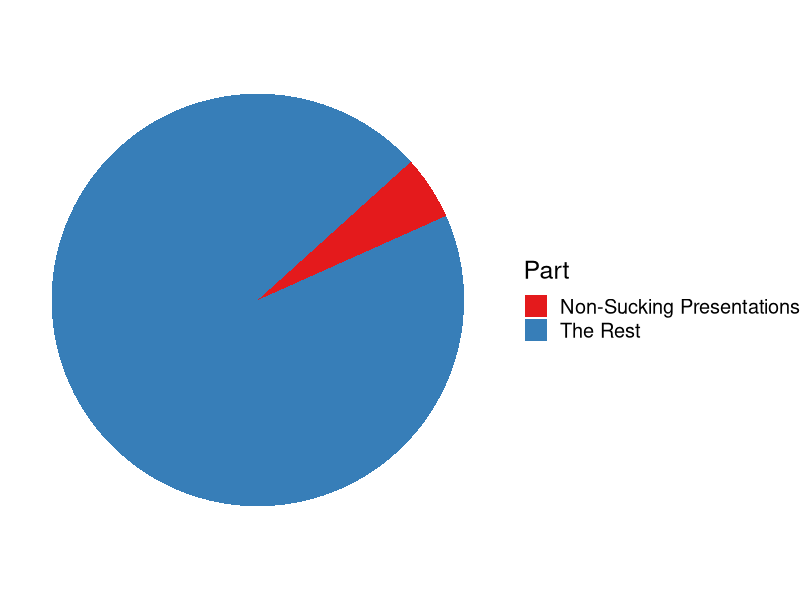

This figure's R source:
## ---- chunk 1
library(tidyverse)
library(kableExtra)
## ---- chunk 2
data.frame( Part = c("The Rest", "Non-Sucking Presentations"), 
            Value = c(95,5)) %>%
  ggplot( aes(x="", Value, fill=Part)) +
  geom_bar(stat="identity", width=1) +
  coord_polar("y", start=20) + 
  theme_void( base_size=18) +
  scale_fill_brewer(palette="Set1")
